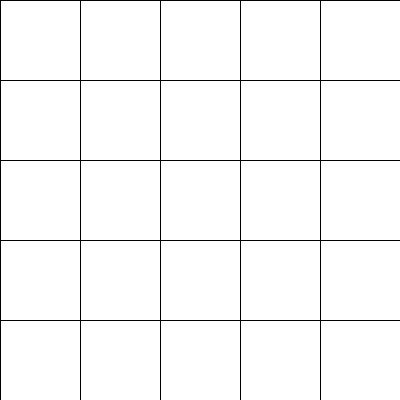
Frame 1 (no input)
Frame 60 (the mouse pressed at the canvas centre just before this capture): identical to frame 1, image omitted
Frame 120 (the mouse held since frame 60 and released just before this capture): identical to frame 1, image omitted

The Processing sketch that drew this single still picture (run headless with seeded random() and noise(); from frame 60 on, the mouse is pressed at the canvas centre):

// Processing sketch: sketch_190409a
// ── sketch_190409a.pde
void setup() {
  size(400, 400);
}

void draw() {
  background(200);

  for (int i=0; i< 400; i+=80) {
    for (int j=0; j< 400; j+=80) {
      rect(i, j, 80, 80);
    }
  }
}
